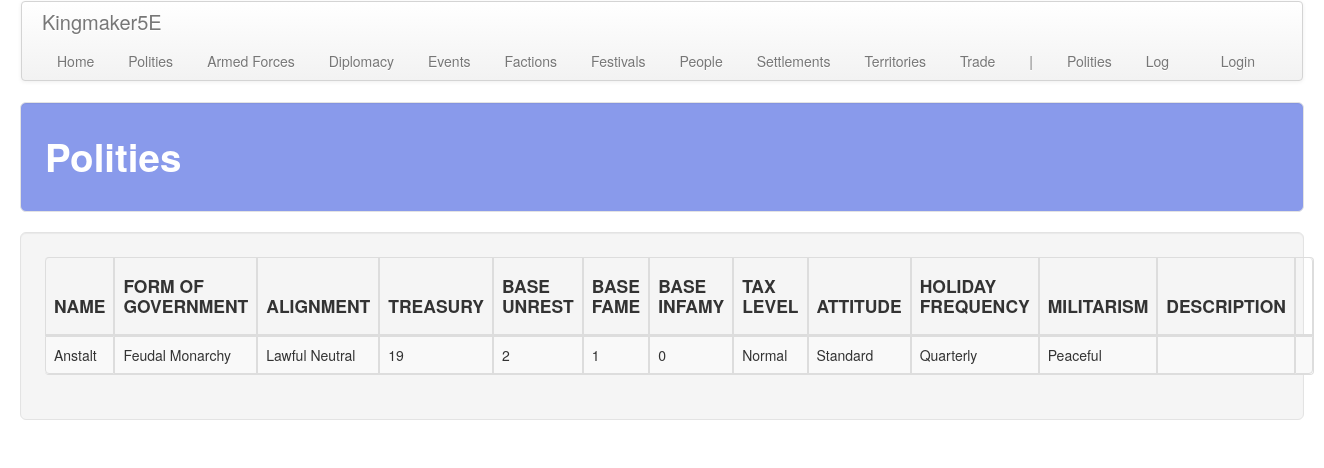
The app's page /polity/, older data.
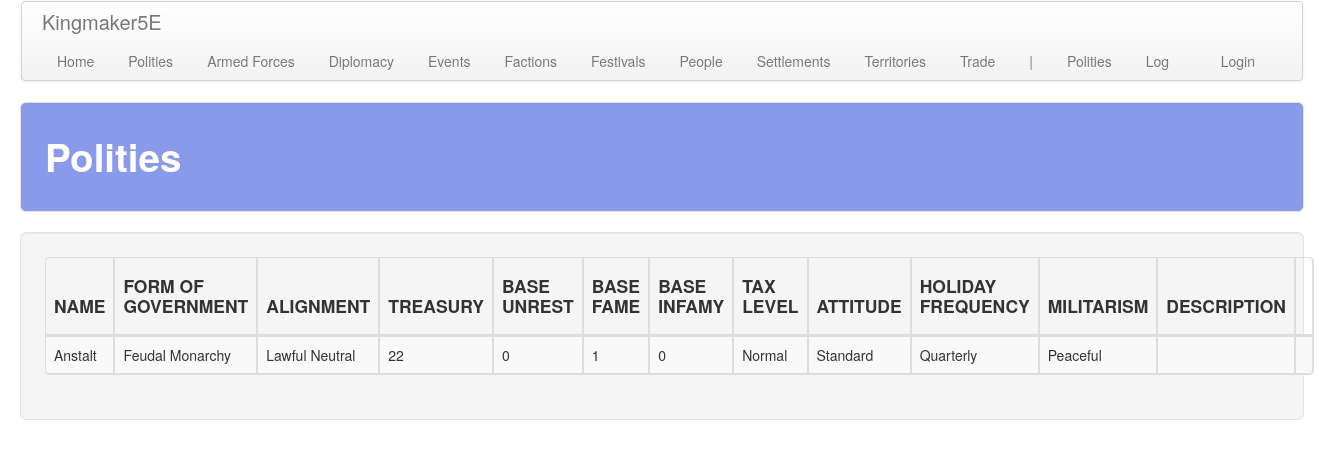
The same page, newer data.
### polity/models.py (models this page shows, shortened)
class Polity(models.Model):
    name = models.CharField(max_length=default_max_length)
    government = models.ForeignKey(
        Government, on_delete=models.CASCADE,
        related_name='polity', related_query_name='polity')
    alignment_lc = models.ForeignKey(
        AlignmentLC, on_delete=models.CASCADE,
        related_name='polity', related_query_name='polity')
    alignment_ge = models.ForeignKey(
        AlignmentGE, on_delete=models.CASCADE,
        related_name='polity', related_query_name='polity')
    treasury = models.IntegerField(default=0)
    unrest = models.IntegerField(default=0)
    fame = models.IntegerField(default=0)
    infamy = models.IntegerField(default=0)
    desc = models.TextField(default="", blank=True)
    tax_edict = models.ForeignKey(
        'core.TaxEdict', on_delete=models.CASCADE,
        related_name='polity', related_query_name='polity')
    promotion_edict = models.ForeignKey(
        'core.PromotionEdict', on_delete=models.CASCADE,
        related_name='polity', related_query_name='polity')
    holiday_edict = models.ForeignKey(
        'core.HolidayEdict', on_delete=models.CASCADE,
        related_name='polity', related_query_name='polity')
    recruitment_edict = models.ForeignKey(
        'core.RecruitmentEdict', on_delete=models.CASCADE,
        related_name='polity', related_query_name='polity')
    ruler_attribute_1 = models.ForeignKey(
        Attribute, on_delete=models.SET_NULL, null=True, blank=True,
        related_name='polity_ruler_1', related_query_name='polity_ruler_1')
    ruler_attribute_2 = models.ForeignKey(
        Attribute, on_delete=models.SET_NULL, null=True, blank=True,
        related_name='polity_ruler_2', related_query_name='polity_ruler_2')
    ruler_attribute_3 = models.ForeignKey(
        Attribute, on_delete=models.SET_NULL, null=True, blank=True,
        related_name='polity_ruler_3', related_query_name='polity_ruler_3')
    spymaster_attribute = models.ForeignKey(
        Attribute, on_delete=models.SET_NULL, null=True, blank=True,
        related_name='polity_spymaster', related_query_name='polity_spymaster')

class Government(models.Model):
    name = models.CharField(max_length=default_max_length)
    desc = models.TextField(default="", blank=True)
    eco_bonus = models.IntegerField(default=0)
    loy_bonus = models.IntegerField(default=0)
    sta_bonus = models.IntegerField(default=0)
    fam_bonus = models.IntegerField(default=0)
    inf_bonus = models.IntegerField(default=0)
    cor_bonus = models.IntegerField(default=0)
    cri_bonus = models.IntegerField(default=0)
    law_bonus = models.IntegerField(default=0)
    lor_bonus = models.IntegerField(default=0)
    pro_bonus = models.IntegerField(default=0)
    soc_bonus = models.IntegerField(default=0)

class AlignmentLC(models.Model):
    name = models.CharField(max_length=default_max_length)
    eco_bonus = models.IntegerField(default=0)
    loy_bonus = models.IntegerField(default=0)
    sta_bonus = models.IntegerField(default=0)
    fam_bonus = models.IntegerField(default=0)
    inf_bonus = models.IntegerField(default=0)
    cor_bonus = models.IntegerField(default=0)
    cri_bonus = models.IntegerField(default=0)
    law_bonus = models.IntegerField(default=0)
    lor_bonus = models.IntegerField(default=0)
    pro_bonus = models.IntegerField(default=0)
    soc_bonus = models.IntegerField(default=0)

class AlignmentGE(models.Model):
    name = models.CharField(max_length=default_max_length)
    eco_bonus = models.IntegerField(default=0)
    loy_bonus = models.IntegerField(default=0)
    sta_bonus = models.IntegerField(default=0)
    fam_bonus = models.IntegerField(default=0)
    inf_bonus = models.IntegerField(default=0)
    cor_bonus = models.IntegerField(default=0)
    cri_bonus = models.IntegerField(default=0)
    law_bonus = models.IntegerField(default=0)
    lor_bonus = models.IntegerField(default=0)
    pro_bonus = models.IntegerField(default=0)
    soc_bonus = models.IntegerField(default=0)

### core/models.py (models this page shows, shortened)
class TaxEdict(models.Model):
    tax_level = models.CharField(max_length=default_max_length)
    revenue_divisor = models.FloatField()
    eco_bonus = models.IntegerField()
    loy_bonus = models.IntegerField()

class PromotionEdict(models.Model):
    attitude = models.CharField(max_length=default_max_length)
    hex_claims = models.IntegerField()
    eco_bonus = models.IntegerField()
    loy_bonus = models.IntegerField()
    sta_bonus = models.IntegerField()
    con_bonus = models.IntegerField()
    con_dice = models.IntegerField(null=True, blank=True)

class HolidayEdict(models.Model):
    frequency = models.CharField(max_length=default_max_length)
    eco_bonus = models.IntegerField()
    loy_bonus = models.IntegerField()
    con_bonus = models.IntegerField()
    con_dice = models.IntegerField(null=True, blank=True)

class RecruitmentEdict(models.Model):
    militarism = models.CharField(max_length=default_max_length)
    manpower_mult = models.FloatField()
    elites_mult = models.FloatField()
    fam_bonus = models.IntegerField()
    inf_bonus = models.IntegerField()
    def_bonus = models.IntegerField()
    eco_bonus = models.IntegerField()
    soc_bonus = models.IntegerField()

### polity/views.py (the view)
# urls.py: path('', views.polities, name='polities'),
def polities(request):
    return show_all_items(
        request, app_name, a_obj, a_plural, sort='name'
    )

### polity/templates/polity/polities.html (shortened to what this page needs)
<!DOCTYPE html>
{% extends 'polity/base.html' %}
{% block table_header %}
    <th class="th_ccell"><h4>NAME</h4></th>
    <th class="th_ccell"><h4>FORM OF GOVERNMENT</h4></th>
    <th class="th_ccell"><h4>ALIGNMENT</h4></th>
    <th class="th_ccell"><h4>TREASURY</h4></th>
    <th class="th_ccell"><h4>BASE UNREST</h4></th>
    <th class="th_ccell"><h4>BASE FAME</h4></th>
    <th class="th_ccell"><h4>BASE INFAMY</h4></th>
    <th class="th_ccell"><h4>TAX LEVEL</h4></th>
    <th class="th_ccell"><h4>ATTITUDE</h4></th>
    <th class="th_ccell"><h4>HOLIDAY FREQUENCY</h4></th>
    <th class="th_ccell"><h4>MILITARISM</h4></th>
    <th class="th_ccell"><h4>DESCRIPTION</h4></th>
    <th class="th_ccell"><h4></h4></th>
{% endblock %}
{% block table_body %}
    {% for polity in polities %}
        <tr class="clickable-object" style="cursor: pointer;" data-href="{% url 'polity:polity_details' pk=polity.pk %}">
            <td class="tb_ccell">{{ polity.name }}</td>
            <td class="tb_ccell">{{ polity.government.name }}</td>
            <td class="tb_ccell">
                {% if polity.alignment_lc.name == "Neutral" and polity.alignment_ge.name == "Neutral" %}
                    True Neutral
                {% else %}
                    {{ polity.alignment_lc.name }} {{ polity.alignment_ge.name }}
                {% endif %}
            </td>
            <td class="tb_ccell">{{ polity.treasury }}</td>
            <td class="tb_ccell">{{ polity.unrest }}</td>
            <td class="tb_ccell">{{ polity.fame }}</td>
            <td class="tb_ccell">{{ polity.infamy }}</td>
            <td class="tb_ccell">{{ polity.tax_edict.tax_level }}</td>
            <td class="tb_ccell">{{ polity.promotion_edict.attitude }}</td>
            <td class="tb_ccell">{{ polity.holiday_edict.frequency }}</td>
            <td class="tb_ccell">{{ polity.recruitment_edict.militarism }}</td>
            <td class="tb_ccell">{{ polity.desc }}</td>
            <td class="tb_ccell">
            </td>
        </tr>
    {% endfor %}
{% endblock %}

Row changes from the older to the newer data that the page shows:
changed Polity "Anstalt": treasury "19" → "22"; unrest "2" → "0"
